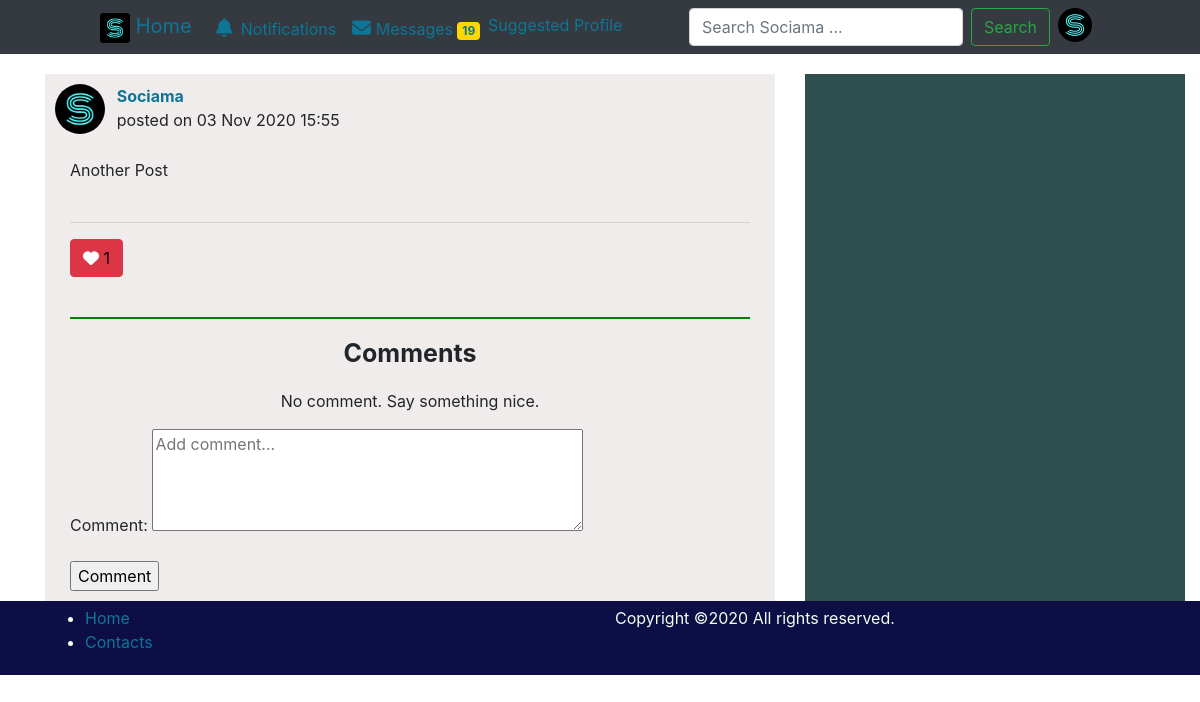
Before: /post/8 (signed in) with the older database file.
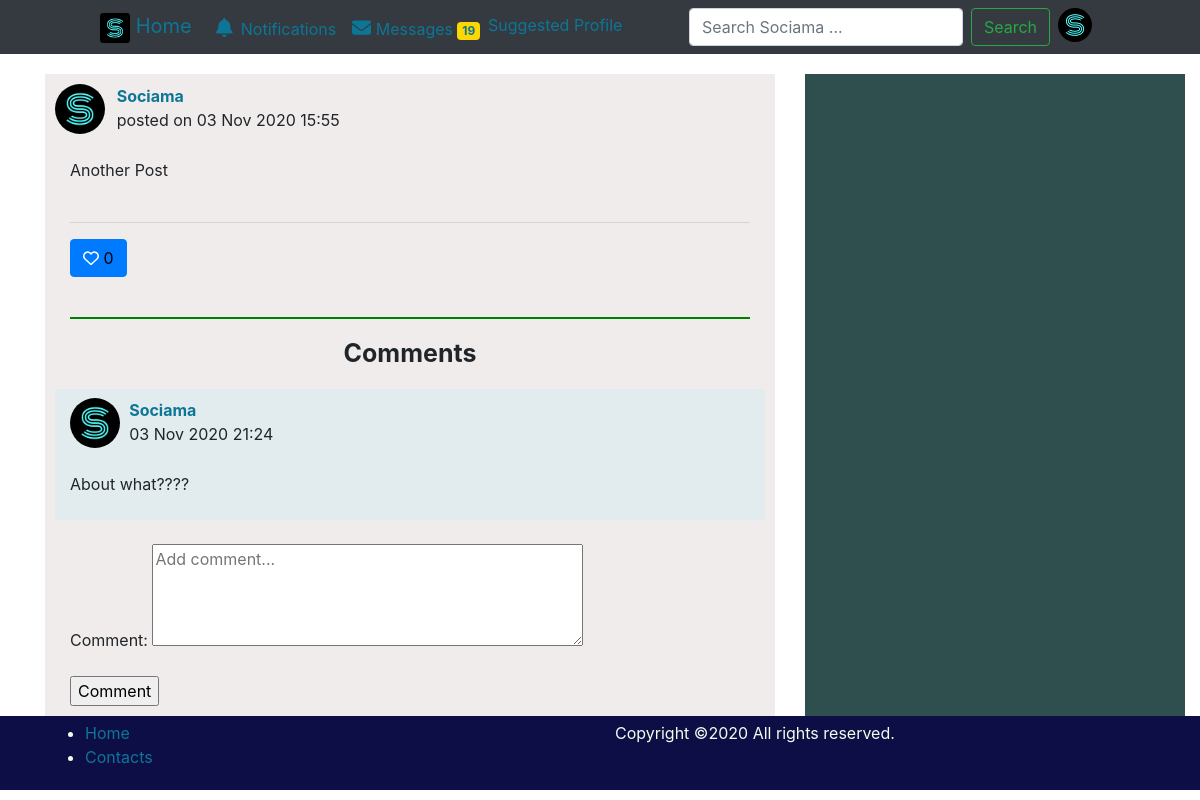
After: the same page with the newer database file.
### post/models.py (models this page shows, shortened)
class Comment(models.Model):
    profile = models.ForeignKey(Profile, on_delete=models.CASCADE)
    post = models.ForeignKey(Post, on_delete=models.CASCADE, related_name='post_comment')
    comment = models.CharField(max_length=300)
    created_at = models.DateTimeField(auto_now_add=True)
    class Meta:
        ordering = ('created_at',)

### profiles/models.py (models this page shows, shortened)
class Profile(models.Model):
    user = models.OneToOneField(User, on_delete=models.CASCADE, related_name="user_profile")
    username = models.CharField(max_length=20, primary_key=True, blank=True)
    first_name = models.CharField(max_length=20, blank=True)
    last_name = models.CharField(max_length=20, blank=True)
    age = models.DateField(blank=True, null=True)
    Hobbies = models.CharField(max_length=200, blank=True)
    work = models.CharField(max_length=200, blank=True)
    education = models.CharField(blank=True, max_length=40)
    gender = models.CharField(choices=GENDER, max_length=7, blank=True)
    relationship = models.CharField(choices=RELATIONSHIP, max_length=23, blank=True)
    followers= models.ManyToManyField("Profile", blank=True, related_name='followerss') # people following profile
    followings = models.ManyToManyField("Profile", blank=True, related_name='followingss') # people profile is following
    about = models.TextField(default='No Bio', blank=True)
    phone = models.IntegerField(blank=True, null=True)
    cover = models.ImageField(upload_to='user/cover', default='user/happy.jpg', blank=True)
    picture = models.ImageField(upload_to='user', default='user/User.jpg', blank=True)
    country = models.CharField(max_length=20, blank=True)
    def __str__(self):
        return f"{self.first_name} {self.last_name}"
    class Meta:
        ordering = ('first_name', )

### post/views.py (the view, shortened to what this page needs)
# urls.py: path('post/<int:id>', views.post_detail, name='post-detail'),
def post_detail(request, id):
    post = get_object_or_404(Post, id=id)
    comments = Comment.objects.filter(post=post)
    is_liked = False
    if request.user.user_profile in post.post_likes.all():
        is_liked = True
    c_form = CommentForm()
    context = {
        'post': post,
        'comments': comments,
        'is_liked': is_liked,
        'likes_no': post.likes_no(),
        'c_form': c_form,
    }
    return render(request, 'post/post_detail.html', context)

### post/forms.py
class CommentForm(forms.ModelForm):
    comment = forms.CharField(widget=forms.Textarea(attrs={'placeholder':'Add comment...', 'rows':4}))
    class Meta:
        model = Comment
        fields = [
            'comment',
        ]

### post/models.py (called while the page is built)
    def likes_no(self):
        return self.post_likes.count()

### templates/post/post_detail.html (shortened to what this page needs)
{% extends 'base.html' %}
{% load static %}
{% block body %}
<div class="container" style="min-height: 496px;">
    <div class="row" style="padding-top: 20px;">
        <div class="col-md-8">
            <div style="background-color: rgb(240, 236, 236); padding:10px;">
                <div class="row">
                    <div class="col-md-1">
                        <a href="{% url 'profiles:profile' post.profile.pk %}">
                            <img class="profile-image" src="{{ post.profile.picture.url }}">
                        </a>
                    </div>
                    <div class="col-md-11">
                        <b><a href="{% url 'profiles:profile' post.profile.pk %}">{{ post.profile }}</a></b>
                        <div>posted on {{ post.created_at|date:"d M Y H:i" }}</div>
                    </div>
                </div>
                <div class="container-fluid">
                    <br>
                    <div>
                        <div>
                            {{ post.caption }}
                        </div>
                        <br>
                    </div>
                    <hr>
                    <div>
                        <form action="{% url 'post:like_post' %}" method="post">
                            {% if is_liked %}
                                <button class="btn btn-danger" type="submit" name="post_id" value="{{ post.id }}">
                                    <i class="fa fa-heart"></i>
                                    <span style="color: black">{{likes_no}}</span>
                                </button>
                            {% else %}
                                <button class="btn btn-primary" type="submit" name="post_id" value="{{ post.id }}">
                                    <i class="far fa-heart"></i>
                                    <span style="color: black;">{{likes_no}}</span>
                                </button>
                            {% endif %}
                        </form>
                    </div>
                    <br>
                    <hr style="border-top: 2px solid green;">
                    <b><p style="text-align: center; font-size:25px">Comments</p></b>
                    {% if comments %}
                        {% for comment in comments %}
                            <div class="row" style="background-color: rgb(226, 236, 238); padding-top:9px;">
                                <div class="col-md-1">
                                    <a href="{% url 'profiles:profile' comment.profile.pk %}">
                                        <img class="profile-image" src="{{ comment.profile.picture.url }}">
                                    </a>
                                </div>
                                <div class="col-md-11">
                                    <b><a href="{% url 'profiles:profile' comment.profile.pk %}">{{ comment.profile }}</a></b>
                                    <div>{{ comment.created_at|date:"d M Y H:i" }}</div>
                                </div>
                                <div class="container">
                                    <br>
                                    <div>
                                        {{ comment.comment }}
                                    </div>
                                    <br>
                                </div>
                            </div>
                            <br>
                        {% endfor %}
                    {% else %}
                           <p style="text-align: center;">No comment. Say something nice.</p>
                    {% endif %}
                    <div>
                        <form action="" method="post">
                            {{ c_form.as_p }}
                            <input type="submit" value="Comment">
                        </form>
                    </div>
                </div>
            </div>
        </div>
        <div class="col-md-4" style="background-color: darkslategray; left:15px;">
        </div>
    </div>
</div>
{% endblock body %}

Changed rows visible on the page:
added Comment: profile.picture (picture), profile "Sociama", created_at "03 Nov 2020 21:24", comment "About what????"
Other visible differences:
{{ likes_no }}: (not shown) → "0"
{{ likes_no }}: "1" → (not shown)
text no longer shown: "No comment. Say something nice."
